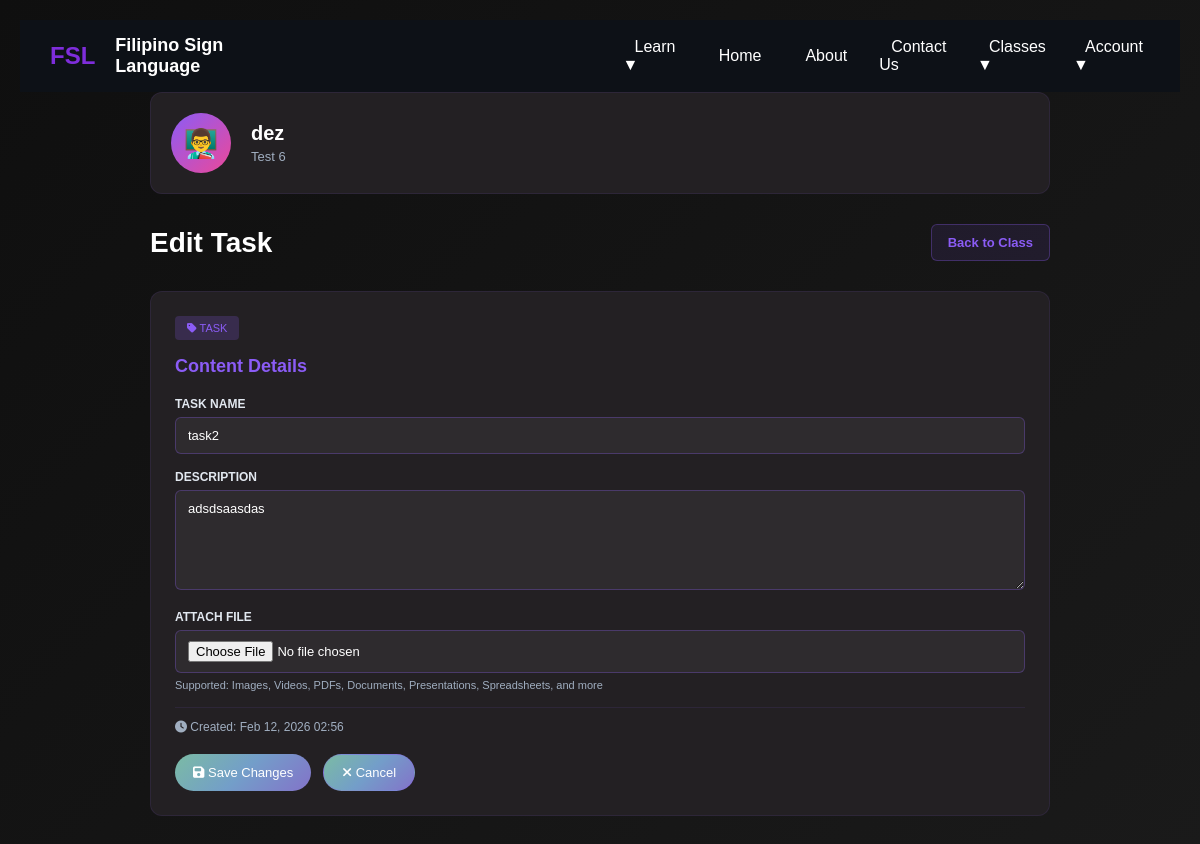
/In/edit_content.php?type=task&id=11&class_id=6 (signed in), run on the app's committed database.
### tables this page shows
CREATE TABLE `classes` (
  `class_id` int(11) NOT NULL,
  `teacher_id` int(11) NOT NULL,
  `class_name` varchar(255) NOT NULL,
  `description` text DEFAULT NULL,
  `access_code` varchar(10) NOT NULL,
  `created_at` timestamp NOT NULL DEFAULT current_timestamp(),
  `status` enum('active','completed','archived') DEFAULT 'active'
);

CREATE TABLE `class_tasks` (
  `task_id` int(11) NOT NULL,
  `class_id` int(11) NOT NULL,
  `task_name` varchar(255) NOT NULL,
  `task_description` text DEFAULT NULL,
  `file_path` varchar(255) DEFAULT NULL,
  `file_name` varchar(255) DEFAULT NULL,
  `task_order` int(11) DEFAULT 0,
  `created_at` timestamp NOT NULL DEFAULT current_timestamp()
);

### In/edit_content.php (the view, shortened to what this page needs)
<?php
$conn = new mysqli("localhost", "root", "", "fsldb");
$type = $_GET['type'] ?? '';
$item_id = intval($_GET['id'] ?? 0);
$class_id = intval($_GET['class_id'] ?? 0);
$teacher_id = $_SESSION['acc_no'];
$verify_query = "SELECT * FROM classes WHERE class_id = ? AND teacher_id = ?";
$stmt = $conn->prepare($verify_query);
$stmt->bind_param("ii", $class_id, $teacher_id);
$stmt->execute();
$class_result = $stmt->get_result();
$class = $class_result->fetch_assoc();
if ($type == 'task') {
    $query = "SELECT * FROM class_tasks WHERE task_id = ? AND class_id = ?";
    $stmt = $conn->prepare($query);
    $stmt->bind_param("ii", $item_id, $class_id);
} elseif ($type == 'lesson') {
    $query = "SELECT * FROM class_lessons WHERE lesson_id = ? AND class_id = ?";
    $stmt = $conn->prepare($query);
    $stmt->bind_param("ii", $item_id, $class_id);
} else {
    header("Location: teacher_class.php?class_id=$class_id");
    exit();
}
$stmt->execute();
$result = $stmt->get_result();
$content = $result->fetch_assoc();
$teacher_pic_result = $conn->query("SELECT profile_picture FROM account_record WHERE acc_no = $teacher_id");
$teacher_pic_data = $teacher_pic_result->fetch_assoc();
$teacher_profile_picture = $teacher_pic_data['profile_picture'] ?? null;
?>
<!DOCTYPE html>
<html lang="en">
<head>
    <link rel="stylesheet" href="https://cdnjs.cloudflare.com/ajax/libs/font-awesome/6.4.0/css/all.min.css">
</head>
<body>
    <?php include "includes/header.php" ?>
    <div class="container">
        <div class="profile-header">
            <div class="profile-picture">
                <?php if ($teacher_profile_picture): ?>
                    <img src="<?php echo htmlspecialchars($teacher_profile_picture); ?>" alt="Profile">
                <?php else: ?>
                    👨‍🏫
                <?php endif; ?>
            </div>
            <div class="profile-info">
                <h2><?php echo htmlspecialchars($_SESSION['name']); ?></h2>
                <p><?php echo htmlspecialchars($class['class_name']); ?></p>
            </div>
        </div>
        <div class="header">
            <h1>Edit <?php echo ucfirst($type); ?></h1>
            <a href="teacher_class.php?class_id=<?php echo $class_id; ?>" class="back-btn">Back to Class</a>
        </div>
        <div class="section">
            <div class="content-badge">
                <i class="fas fa-tag"></i> <?php echo strtoupper($type); ?>
            </div>
            <h2>Content Details</h2>
            <form method="POST" enctype="multipart/form-data">
                <div class="form-group">
                    <label for="name"><?php echo ucfirst($type); ?> Name</label>
                    <input type="text" id="name" name="name" value="<?php echo htmlspecialchars($content[$type == 'task' ? 'task_name' : 'lesson_name']); ?>" required>
                </div>
                <div class="form-group">
                    <label for="description">Description</label>
                    <textarea id="description" name="description"><?php echo htmlspecialchars($content[$type == 'task' ? 'task_description' : 'lesson_description'] ?? ''); ?></textarea>
                </div>
                <div class="form-group">
                    <label for="file">
                        <?php if ($content['file_name']): ?>
                            Replace File (Optional)
                        <?php else: ?>
                            Attach File
                        <?php endif; ?>
                    </label>
                    <input type="file" id="file" name="file">
                    <p style="color: #a0aec0; font-size: 11px; margin-top: 6px;">
                        <?php if ($type == 'task'): ?>
                            Supported: Images, Videos, PDFs, Documents, Presentations, Spreadsheets, and more
                        <?php else: ?>
                            Supported: PDF, DOC, DOCX, PPT, PPTX, XLS, XLSX, TXT, ZIP
                        <?php endif; ?>
                    </p>
                </div>
                <div class="timestamp">
                    <i class="fas fa-clock"></i> Created: <?php echo date('M d, Y H:i', strtotime($content['created_at'])); ?>
                </div>
                <div class="button-group">
                    <button type="submit" class="btn btn-primary">
                        <i class="fas fa-save"></i> Save Changes
                    </button>
                    <a href="teacher_class.php?class_id=<?php echo $class_id; ?>" class="btn btn-secondary">
                        <i class="fas fa-times"></i> Cancel
                    </a>
                </div>
            </form>
        </div>
    </div>
</body>
</html>

### In/edit_content.php (style rules this page uses)
* { margin: 0; padding: 0; box-sizing: border-box; }
body { font-family: Arial, sans-serif; background: linear-gradient(135deg, #0f0f0f 0%, #1a1a1a 100%); min-height: 100vh; padding: 20px; }
.container { max-width: 900px; margin: 0 auto; }
.profile-header { display: flex; align-items: center; gap: 20px; background: #232023; border-radius: 12px; padding: 20px; margin-bottom: 30px; border: 1px solid rgba(139, 92, 246, 0.1); }
.profile-picture { width: 60px; height: 60px; border-radius: 50%; background: linear-gradient(135deg, #8b5cf6, #ec4899); display: flex; align-items: center; justify-content: center; font-size: 28px; overflow: hidden; flex-shrink: 0; }
.profile-info h2 { color: #ffffff; font-size: 20px; margin-bottom: 4px; }
.profile-info p { color: #a0aec0; font-size: 13px; }
.header { display: flex; justify-content: space-between; align-items: center; margin-bottom: 30px; flex-wrap: wrap; gap: 20px; }
.header h1 { color: #ffffff; font-size: 28px; }
.back-btn { background: rgba(139, 92, 246, 0.1); color: #8b5cf6; border: 1px solid rgba(139, 92, 246, 0.3); padding: 10px 16px; border-radius: 6px; text-decoration: none; font-size: 13px; font-weight: 600; transition: all 0.3s ease; }
.section { background: #232023; border-radius: 12px; padding: 24px; border: 1px solid rgba(139, 92, 246, 0.1); margin-bottom: 24px; }
.section h2 { color: #8b5cf6; margin-bottom: 20px; font-size: 18px; }
.form-group { margin-bottom: 16px; }
.form-group label { display: block; color: #e2e8f0; font-size: 12px; font-weight: 600; margin-bottom: 6px; text-transform: uppercase; }
.form-group input, .form-group textarea { width: 100%; padding: 10px 12px; border: 1px solid rgba(139, 92, 246, 0.3); border-radius: 6px; font-size: 13px; background: rgba(255, 255, 255, 0.05); color: #ffffff; font-family: Arial, sans-serif; }
.form-group textarea { resize: vertical; min-height: 100px; }
.button-group { display: flex; gap: 12px; margin-top: 20px; flex-wrap: wrap; }
.btn { padding: 10px 20px; border-radius: 6px; cursor: pointer; font-weight: 600; font-size: 13px; transition: all 0.3s ease; border: none; text-decoration: none; display: inline-flex; align-items: center; gap: 6px; }
.btn-primary { background: linear-gradient(to right, #8b5cf6, #ec4899); color: white; }
.btn-secondary { background: rgba(139, 92, 246, 0.1); color: #8b5cf6; border: 1px solid rgba(139, 92, 246, 0.3); }
.content-badge { display: inline-block; padding: 6px 12px; border-radius: 4px; font-size: 11px; background: rgba(139, 92, 246, 0.2); color: #8b5cf6; margin-bottom: 16px; }
.timestamp { color: #a0aec0; font-size: 12px; margin-top: 12px; padding-top: 12px; border-top: 1px solid rgba(139, 92, 246, 0.1); }

### In/includes/header.php (style rules this page uses)
* { padding: 0; margin: 0; box-sizing: border-box; }
.btn { background: linear-gradient(135deg, #7bbba4, #739EC9, #8373c9); color: white; padding: 10px 18px; text-decoration: none; border-radius: 19px; font-weight: 500; transition: 0.3s ease; display: inline-block; }

### data on the page
classes: class_name "Test 6"
class_tasks: name "task2", description "adsdsaasdas", created_at "Feb 12, 2026 02:56"

### other printed values
$_SESSION['name'] "dez"
$type "Task"
$type "TASK"
